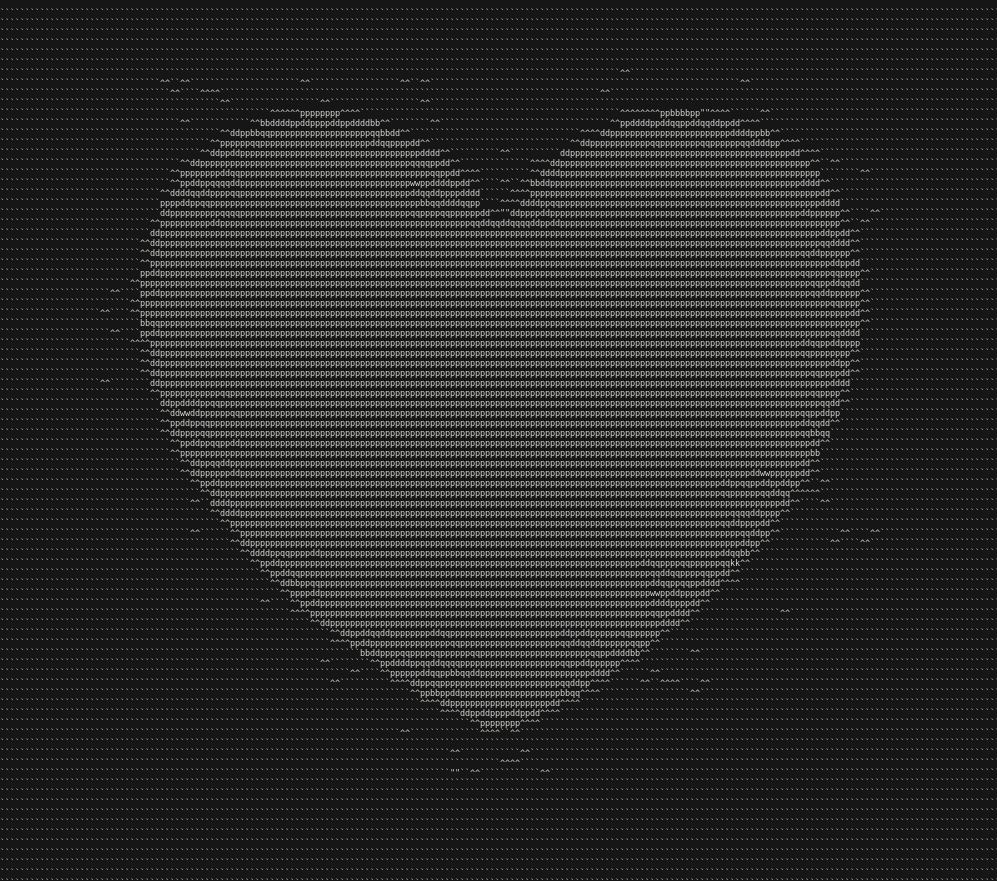
#> input picture ascii_heart.JPG, 997 x 881 px
$ python ascii.py ascii_heart.JPG 100   (older library calls are emulated)
#> lines starting #> are read from the running program, lines starting #| are printed output that depends on the picture
import os
import sys
import math
import PIL
from PIL import Image
import numpy as np

# open the image
def load_image(img_path, max_width):

#> called with img_path = 'ascii_heart.JPG', max_width = 100
    try:
        image = Image.open(img_path)
#> image is the input picture: PIL image 997x881 RGB; mean R, G, B 40.8, 40.8, 40.1
        image = resize(image, max_width)
#> in resize, `image = image.resize((max_width,hsize), PIL.Image.ANTIALIAS)`:
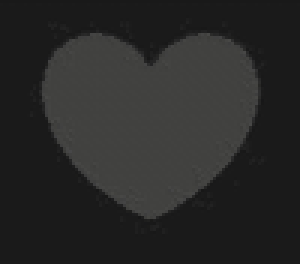
#> image: PIL image 100x88 RGB (shown 3 times larger); mean R, G, B 40.7, 40.7, 40
        width, height = image.size
#> width = 100; height = 88
        print("Opened Image: " + img_path + " with size(w x h): " + str(width) + " " + str(height) )
#| Opened Image: ascii_heart.JPG with size(w x h): 100 88
        return image, width, height

    except IOError:
        print("Could not open image!")
        return None

#convert the image to am array
def convert_image(image, width, height):

    #get the rgb values
#> called with width = 100, height = 88
    data = image.getdata()
    pixel_array = np.array(data)

    #covert to luminance as seen on https://en.wikipedia.org/wiki/Relative_luminance
    lum_array = np.zeros(width*height)
    i = 0
    for pixel in pixel_array:
        lum = 0.2126 * pixel[0] + 0.7152 * pixel[1] + 0.0722 * pixel[2]
        lum_array[i] = math.ceil(lum)
        i += 1
#> after the loop, i = 8800; lum_array = 8800 values, max 72 at index 5023, min 23 at index 1343, mean 40.75

    lum_array = np.reshape(lum_array, (height, width))
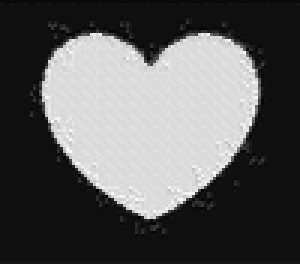
#> lum_array: shape (88, 100) float64 (shown 3 times larger); min 23, max 72, mean 40.8; drawn with min black and max white

    return lum_array

#map the luminance values to ASCII chars
def map_ascii(lum_matrix):

    ascii = '`^\",:;Il!i~+_-?][}{1)(|\\/tfjrxnuvczXYUJCLQ0OZmwqpdbkhao*#MW&8%B@$'
    ascii_size = len(ascii) - 1
    row, col = lum_matrix.shape
#> row = 88; col = 100

    # dtype U1 for one char (unicode points because python3)
    ascii_matrix = np.zeros(row * col, 'U1')

    lum_matrix = lum_matrix.flatten()
#> lum_matrix has the same summary as lum_array in convert_image
    i = 0
    for lum in lum_matrix:
        char_num = int((ascii_size / 255) * lum)
        char = ascii[char_num]
        ascii_matrix[i] = char
        i += 1
#> after the loop, i = 8800

    ascii_matrix = np.reshape(ascii_matrix,(row, col))

    return ascii_matrix

def print_ascii(ascii_matrix):

    for line in ascii_matrix:
        str_line = ""
        for c in line:
            # x2 because otherwise image is sqished
            str_line = str_line + c*2

        print(str_line)
#> this loop made 88 passes
#| IIIIIIIIIIIIIIIIIIIIIIIIIIIIIIIIIIIIIIIIIIIIIIIIIIIIIIIIIIIIIIIIIIIIIIIIIIIIIIIIIIIIIIIIIIIIIIIIIIIIIIIIIIIIIIIIIIIIIIIIIIIIIIIIIIIIIIIIIIIIIIIIIIIIIIIIIIIIIIIIIIIIIIIIIIIIIIIIIIIIIIIIIIIIIIIIIIIIIIII
#| IIIIIIIIIIIIIIIIIIIIIIIIIIIIIIIIIIIIIIIIIIIIIIIIIIIIIIIIIIIIIIIIIIIIIIIIIIIIIIIIIIIIIIIIIIIIIIIIIIIIIIIIIIIIIIIIIIIIIIIIIIIIIIIIIIIIIIIIIIIIIIIIIIIIIIIIIIIIIIIIIIIIIIIIIIIIIIIIIIIIIIIIIIIIIIIIIIIIIIII
#| IIIIIIIIIIIIIIIIIIIIIIIIIIIIIIIIIIIIIIIIIIIIIIIIIIIIIIIIIIIIIIIIIIIIIIIIIIIIIIIIIIIIIIIIIIIIIIIIIIIIIIIIIIIIIIIIIIIIIIIIIIIIIIIIIIIIIIIIIIIIIIIIIIIIIIIIIIIIIIIIIIIIIIIIIIIIIIIIIIIIIIIIIIIIIIIIIIIIIIII
#| IIIIIIIIIIIIIIIIIIIIIIIIIIIIIIIIIIIIIIIIIIIIIIIIIIIIIIIIIIIIIIIIIIIIIIIIIIIIIIIIIIIIIIIIIIIIIIIIIIIIIIIIIIIIIIIIIIIIIIIIIIIIIIIIIIIIIIIIIIIIIIIIIIIIIIIIIIIIIIIIIIIIIIIIIIIIIIIIIIIIIIIIIIIIIIIIIIIIIIII
#| IIIIIIIIIIIIIIIIIIIIIIIIIIIIIIIIIIIIIIIIIIIIIIIIIIIIIIIIIIIIIIIIIIIIIIIIIIIIIIIIIIIIIIIIIIIIIIIIIIIIIIIIIIIIIIIIIIIIIIIIIIIIIIIIIIIIIIIIIIIIIIIIIIIIIIIIIIIIIIIIIIIIIIIIIIIIIIIIIIIIIIIIIIIIIIIIIIIIIIII
#| IIIIIIIIIIIIIIIIIIIIIIIIIIIIIIIIIIIIIIIIIIIIIIIIIIIIIIIIIIIIIIIIIIIIIIIIIIIIIIIIIIIIIIIIIIIIIIIIIIIIIIIIIIIIIIIIIIIIIIIIIIIIIIIIIIIIIIIIIIIIIIIIIIIIIIIIIIIIIIIIIIIIIIIIIIIIIIIIIIIIIIIIIIIIIIIIIIIIIIII
#| IIIIIIIIIIIIIIIIIIIIIIIIIIIIIIIIIIIIIIIIIIIIIIIIIIIIIIIIIIIIIIIIIIIIIIIIIIIIIIIIIIIIIIIIIIIIIIIIIIIIIIIIIIIIIIIIIIIIIIIIIIIIllllIIIIIIIIIIIIIIIIIIIIIIIIIIIIIIIIIIIIIIIIIIIIIIIIIIIIIIIIIIIIIIIIIIIIIIII
#| IIIIIIIIIIIIIIIIIIIIIIIIIIIIIIIIllIIllIIIIIIIIIIIIIIIIIIIIIIllIIIIIIIIIIIIIIIIIIllIIllIIIIIIIIIIIIIIIIIIIIIIIIIIIIIIIIIIIIII!!llIIIIIIIIIIIIIIIIIIIIllllIIIIIIIIIIIIIIIIIIIIIIIIIIIIIIIIIIIIIIIIIIIIIIII
#> (further printed lines are left out)

# resize the image while keeping the ratio
def resize(image, max_width):

    wpercent = (max_width/float(image.size[0]))
    hsize = int((float(image.size[1])*float(wpercent)))
    image = image.resize((max_width,hsize), PIL.Image.ANTIALIAS)

    return image


if __name__ == "__main__":

    if len(sys.argv) == 2:
        img_path = sys.argv[1]

        img = load_image(img_path, 50)

        if img is not None:
            array = convert_image(img[0], img[1], img[2])
            ascii_matrix = map_ascii(array)
            print_ascii(ascii_matrix)

    elif len(sys.argv) == 3:
        img_path = sys.argv[1]
        max_width = int(sys.argv[2])
        img = load_image(img_path, max_width)

        if img is not None:
            array = convert_image(img[0], img[1], img[2])
            ascii_matrix = map_ascii(array)
            print_ascii(ascii_matrix)

    else:
        print("Ooops! something went wrong!")
        print("Please use the following commands: python 3 ascii.py path_to_image or python3 ascii.py path_to_image max_width")
